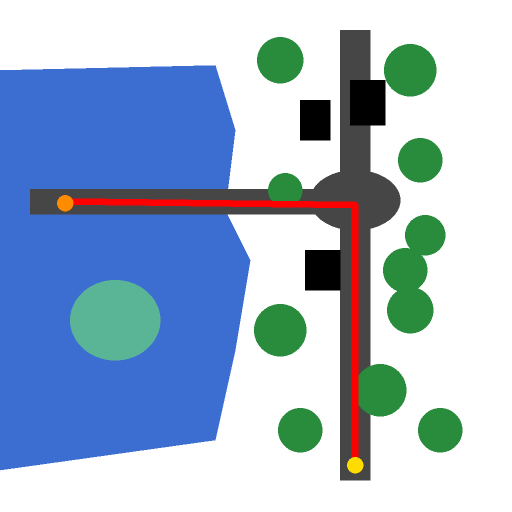
#> input picture maps/yym_orig_nl.png, 1024 x 1024 px, found by its file name (shown at 1/2 size)
$ python compile_continuous_v3.py
#> lines starting #> are read from the running program, lines starting #| are printed output that depends on the picture
"""v3 continuous 60s one-shot: 6 x 241-frame H3 clips, anchor-dup frame dropped per join,
STRICTLY FIXED overlays only (static map inset + one fixed caption). No per-segment text."""
import av
import numpy as np
from PIL import Image, ImageDraw, ImageFont
from pathlib import Path

OUT_DIR = Path(r"C:\Users\yunlei\AppData\Local\Comfy-Desktop\ComfyUI-Shared\output")
BASE = Path(r"C:\Users\yunlei\.zcode\workspace\default\h3_map_baseline")
OUT_VID = BASE / "continuous_yym_v3.mp4"
W, H = 1344, 768

SEGMENTS = [
    "h3yym3_s1_00001_.mp4",
    "h3yym3_s2_00001_.mp4",
    "h3yym3_s3_00001_.mp4",
    "h3yym3_s4_00001_.mp4",
    "h3yym3_s5_00001_.mp4",
    "h3yym3_s6_00001_.mp4",
]

CAPTION = "One continuous ride through Yuanmingyuan-style imperial garden   MiniMax H3   map-anchored chain of 6"
IN_DIR = Path(r"C:\Users\yunlei\AppData\Local\Comfy-Desktop\ComfyUI-Shared\input")
MAP_IMG = IN_DIR / "yym_orig_nl.png"   # the map that actually conditioned S1
FONT_CAP = ImageFont.truetype(r"C:\Windows\Fonts\arial.ttf", 20)


def load_map_inset():
    for cand in [MAP_IMG, BASE / "yym_orig_nl.png", BASE / "maps" / "yym_orig_nl.png"]:
        if cand.exists():
            im = Image.open(cand).convert("RGBA")
            im.thumbnail((300, 224), Image.LANCZOS)
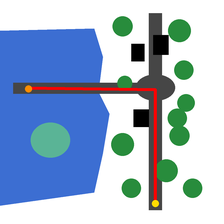
#> im: PIL image 224x224 RGBA; mean R, G, B, A 160.9, 181.4, 205.1, 255
            return im
    return None


def fixed_overlay_factory():
    m = load_map_inset()
    tile = None
    if m is not None:
        tile = Image.new("RGBA", (m.width + 16, m.height + 16), (0, 0, 0, 150))
        tile.alpha_composite(m, (8, 8))
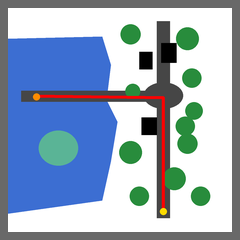
#> tile: PIL image 240x240 RGBA; mean R, G, B, A 140.2, 158, 178.7, 241.5; transparent parts drawn white
    def apply(rgb):
        img = Image.fromarray(rgb).convert("RGBA")
        ov = Image.new("RGBA", img.size, (0, 0, 0, 0))
        d = ImageDraw.Draw(ov)
        if tile is not None:
            ov.alpha_composite(tile, (14, 14))
        bb = d.textbbox((0, 0), CAPTION, font=FONT_CAP)
        tw = bb[2] - bb[0]
        d.rectangle([W - tw - 34, 14, W - 12, 46], fill=(0, 0, 0, 150))
        d.text((W - tw - 23, 21), CAPTION, font=FONT_CAP, fill=(255, 230, 80, 255))
        return np.array(Image.alpha_composite(img, ov).convert("RGB"))
    return apply


def main():
    apply = fixed_overlay_factory()
    missing = [n for n in SEGMENTS if not (OUT_DIR / n).exists()]
    if missing:
        print("MISSING:", missing)
        return
    out = av.open(str(OUT_VID), mode="w")
    os_ = out.add_stream("h264", rate=24)
    os_.width, os_.height, os_.pix_fmt = W, H, "yuv420p"
    os_.options = {"crf": "19", "preset": "veryfast"}
    total = 0
    for idx, name in enumerate(SEGMENTS):
        with av.open(str(OUT_DIR / name)) as inp:
            n = 0
            for frame in inp.decode(inp.streams.video[0]):
                n += 1
                if idx > 0 and n == 1:
                    continue   # drop the duplicated anchor frame at each join
                arr = apply(frame.to_ndarray(format="rgb24"))
                for pkt in os_.encode(av.VideoFrame.from_ndarray(arr, format="rgb24")):
                    out.mux(pkt)
                total += 1
        print(f"seg {idx+1}/6 {name} done (cum {total})")
    for pkt in os_.encode():
        out.mux(pkt)
    out.close()
    print(f"DONE {OUT_VID}  {total} frames ~{total/24:.1f}s {OUT_VID.stat().st_size/1e6:.1f} MB")


if __name__ == "__main__":
    main()

$ run again, with maps/C1_edit.png copied over maps/yym_orig_nl.png
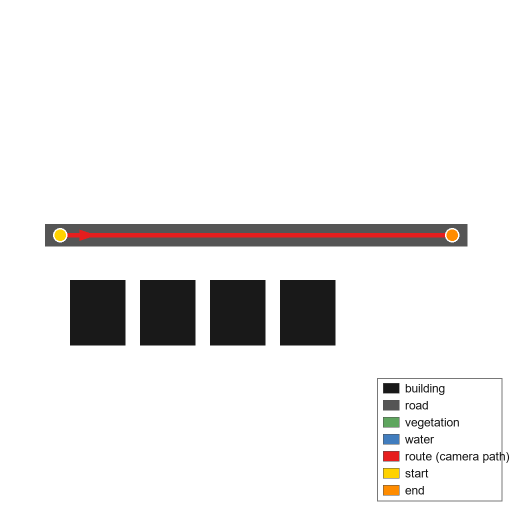
#> input picture maps/C1_edit.png, 1024 x 1024 px, found by its file name (shown at 1/2 size)
#> in load_map_inset, `im.thumbnail((300, 224), Image.LANCZOS)`:
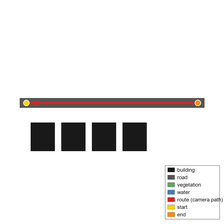
#> im: PIL image 224x224 RGBA; mean R, G, B, A 235.5, 234, 233.6, 255
#> in fixed_overlay_factory, `tile.alpha_composite(m, (8, 8))`:
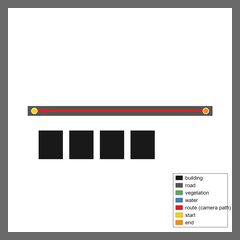
#> tile: PIL image 240x240 RGBA; mean R, G, B, A 205.1, 203.8, 203.5, 241.5; transparent parts drawn white

$ run again, with maps/C1_orig.png copied over maps/yym_orig_nl.png
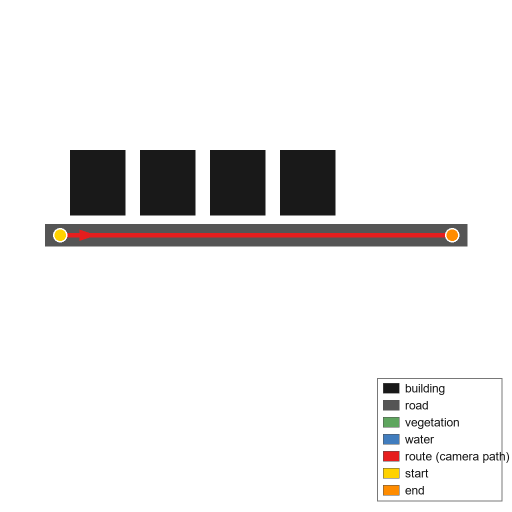
#> input picture maps/C1_orig.png, 1024 x 1024 px, found by its file name (shown at 1/2 size)
#> in load_map_inset, `im.thumbnail((300, 224), Image.LANCZOS)`:
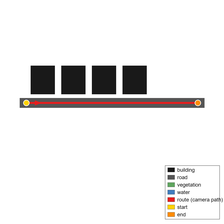
#> im: PIL image 224x224 RGBA; mean R, G, B, A 235.5, 234, 233.7, 255
#> in fixed_overlay_factory, `tile.alpha_composite(m, (8, 8))`:
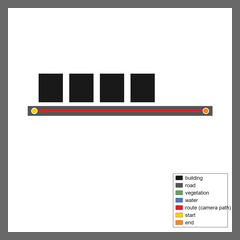
#> tile: PIL image 240x240 RGBA; mean R, G, B, A 205.1, 203.8, 203.5, 241.5; transparent parts drawn white
